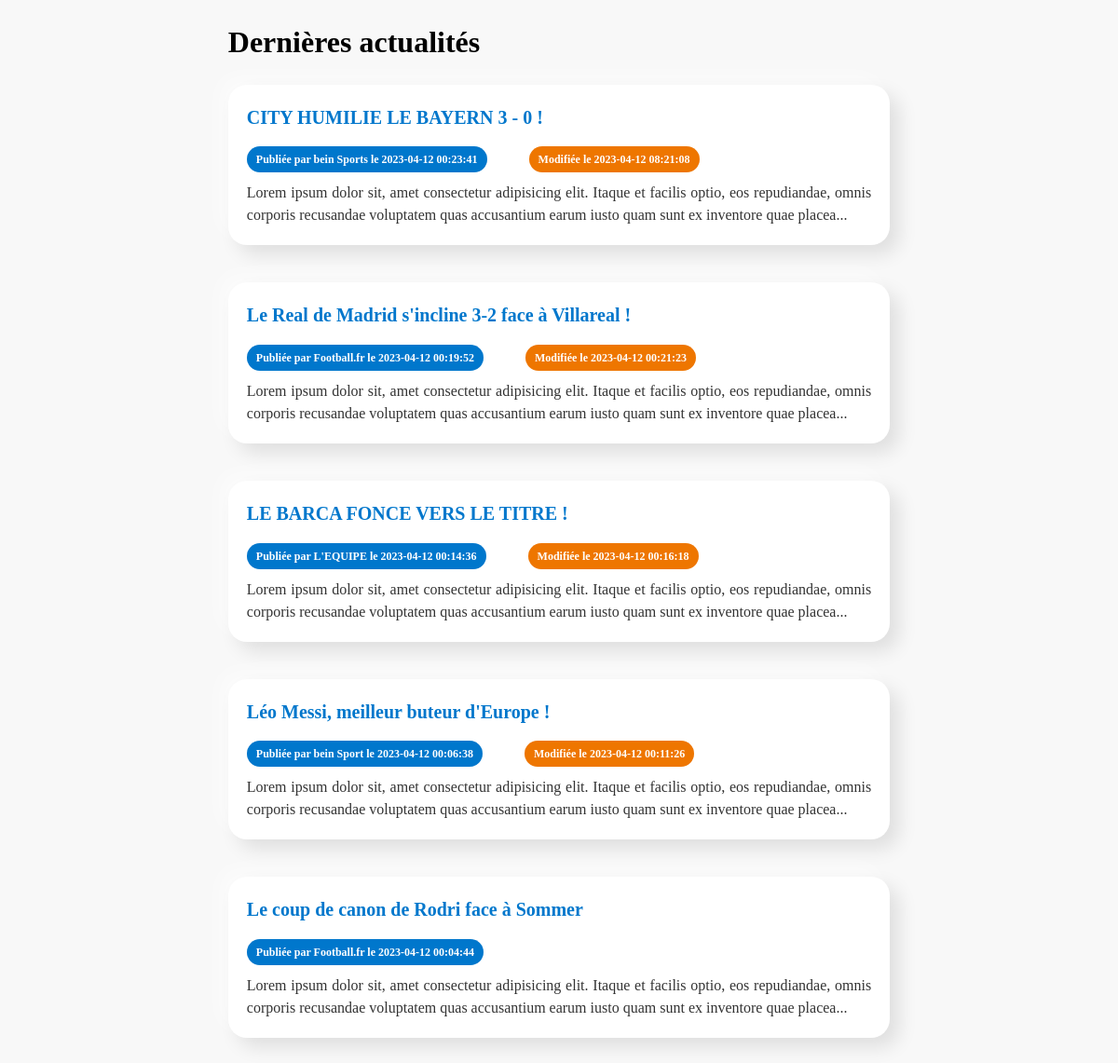
The app's page /vues/index.php with its own data.
### tables this page shows
CREATE TABLE IF NOT EXISTS `news` (
  `id` smallint(5) UNSIGNED NOT NULL AUTO_INCREMENT,
  `auteur` varchar(30) NOT NULL,
  `titre` varchar(100) NOT NULL,
  `contenu` text NOT NULL,
  `dateAjout` datetime NOT NULL,
  `dateModif` datetime NOT NULL,
  PRIMARY KEY (`id`)
);

### modeles/NewsManager.php (called while the page is built, shortened)
<?php
class NewsManager {
    private $db;
    public function __construct(PDO $db) {
        $this->db = $db;
    }
    public function getLatestNews()
    {
        $query = $this->db->query('SELECT * FROM news ORDER BY dateAjout DESC LIMIT 5');
        $results = $query->fetchAll(PDO::FETCH_ASSOC);
        $newsList = array();
        foreach ($results as $result) {
            $newsList[] = new News($result['id'], $result['auteur'], $result['titre'], $result['contenu'], $result['dateAjout'], $result['dateModif']);
        }
        return $newsList;
    }
}
?>

### controleurs/News.php (called while the page is built, shortened)
<?php
class News {
    private $id;
    private $auteur;
    private $titre;
    private $contenu;
    private $dateAjout;
    private $dateModif;
    public function __construct($id, $auteur, $titre, $contenu, $dateAjout, $dateModif) {
        $this->id = $id;
        $this->auteur = $auteur;
        $this->titre = $titre;
        $this->contenu = $contenu;
        $this->dateAjout = $dateAjout;
        $this->dateModif = $dateModif;
    }
    public function getId() {
        return $this->id;
    }
    public function getAuteur() {
        return $this->auteur;
    }
    public function getTitre() {
        return $this->titre;
    }
    public function getContenu() {
        return $this->contenu;
    }
    public function getDateAjout() {
        return $this->dateAjout;
    }
    public function getDateModif() {
        return $this->dateModif;
    }
}
?>

### vues/index.php (the view, shortened to what this page needs)
<!DOCTYPE html>
<html lang="en">
<head>
    <link rel="stylesheet" href="styles/index_design.css">
</head>
<body>
    <div class="container">
        <h1>Dernières actualités</h1>
        <?php
        require_once('../controleurs/News.php');
        require_once('../modeles/NewsManager.php');
        $manager = new NewsManager($db);
        $latestNews = $manager->getLatestNews();
        foreach ($latestNews as $news) {
            echo '<div class="news">';
            echo '<h2><a href="details_news.php?id='.$news->getId().'">'.$news->getTitre().'</a></h2>';
            echo '<p class="date published">Publiée par '.$news->getAuteur().' le '.$news->getDateAjout().'</p>';
            if ($news->getDateAjout() != $news->getDateModif()) {
                echo '<p class="date modified">Modifiée le '.$news->getDateModif().'</p>';
            }
            echo '<br>';
            echo '<p class="content">'.substr($news->getContenu(), 0, 200).'...</p>';
            echo '</div>';
        }
        ?>
    </div>
</body>
</html>

### vues/styles/index_design.css (style rules this page uses)
body { background-color: #f8f8f8; font-family: cursive; font-size: 16px; line-height: 1.5; color: #333; }
.container { max-width: 60%; margin: 0 auto; }
.news { margin-bottom: 40px; padding: 20px; border-radius: 20px; background-color: #fff; box-shadow: 10px 10px 20px rgba(0, 0, 0, 0.1), -10px -10px 20px rgba(255, 255, 255, 0.5); word-wrap: break-word; }
.news h2 { margin-top: 0; color: #0077cc; font-size: 20px; font-weight: bold; }
.news p { margin: 0; font-size: 14px; color: #888; }
.news a { text-decoration: none; color: #0077cc; }
.news .date { display: inline-block; padding: 5px 10px; margin-right: 10px; border-radius: 20px; color: #fff; font-size: 12px; font-weight: bold; }
.news .date.published { background-color: #0077cc; }
.news .date.modified { background-color: #ee7600; margin-left: 35px; }
.news .content { font-size: 16px; line-height: 1.5; color: #333; margin-top: 10px; text-align: justify; }

### vues/index.php (style rules this page uses)
h1 { color : black; font-weight: bolder; }

### records on screen
news: titre "CITY HUMILIE LE BAYERN 3 - 0 !", auteur "bein Sports", dateAjout "2023-04-12 00:23:41", dateModif "2023-04-12 08:21:08", contenu "Lorem ipsum dolor sit, amet consectetur adipisicing elit. Itaque et facilis optio, eos repudiandae, omnis corporis recusandae voluptatem quas accusantium earum iusto quam sunt ex inventore quae placea"
news: titre "Le Real de Madrid s'incline 3-2 face à Villareal !", auteur "Football.fr", dateAjout "2023-04-12 00:19:52", dateModif "2023-04-12 00:21:23", contenu "Lorem ipsum dolor sit, amet consectetur adipisicing elit. Itaque et facilis optio, eos repudiandae, omnis corporis recusandae voluptatem quas accusantium earum iusto quam sunt ex inventore quae placea"
news: titre "LE BARCA FONCE VERS LE TITRE !", auteur "L'EQUIPE", dateAjout "2023-04-12 00:14:36", dateModif "2023-04-12 00:16:18", contenu "Lorem ipsum dolor sit, amet consectetur adipisicing elit. Itaque et facilis optio, eos repudiandae, omnis corporis recusandae voluptatem quas accusantium earum iusto quam sunt ex inventore quae placea"
news: titre "Léo Messi, meilleur buteur d'Europe !", auteur "bein Sport", dateAjout "2023-04-12 00:06:38", dateModif "2023-04-12 00:11:26", contenu "Lorem ipsum dolor sit, amet consectetur adipisicing elit. Itaque et facilis optio, eos repudiandae, omnis corporis recusandae voluptatem quas accusantium earum iusto quam sunt ex inventore quae placea"
news: titre "Le coup de canon de Rodri face à Sommer", auteur "Football.fr", dateAjout "2023-04-12 00:04:44", contenu "Lorem ipsum dolor sit, amet consectetur adipisicing elit. Itaque et facilis optio, eos repudiandae, omnis corporis recusandae voluptatem quas accusantium earum iusto quam sunt ex inventore quae placea"
